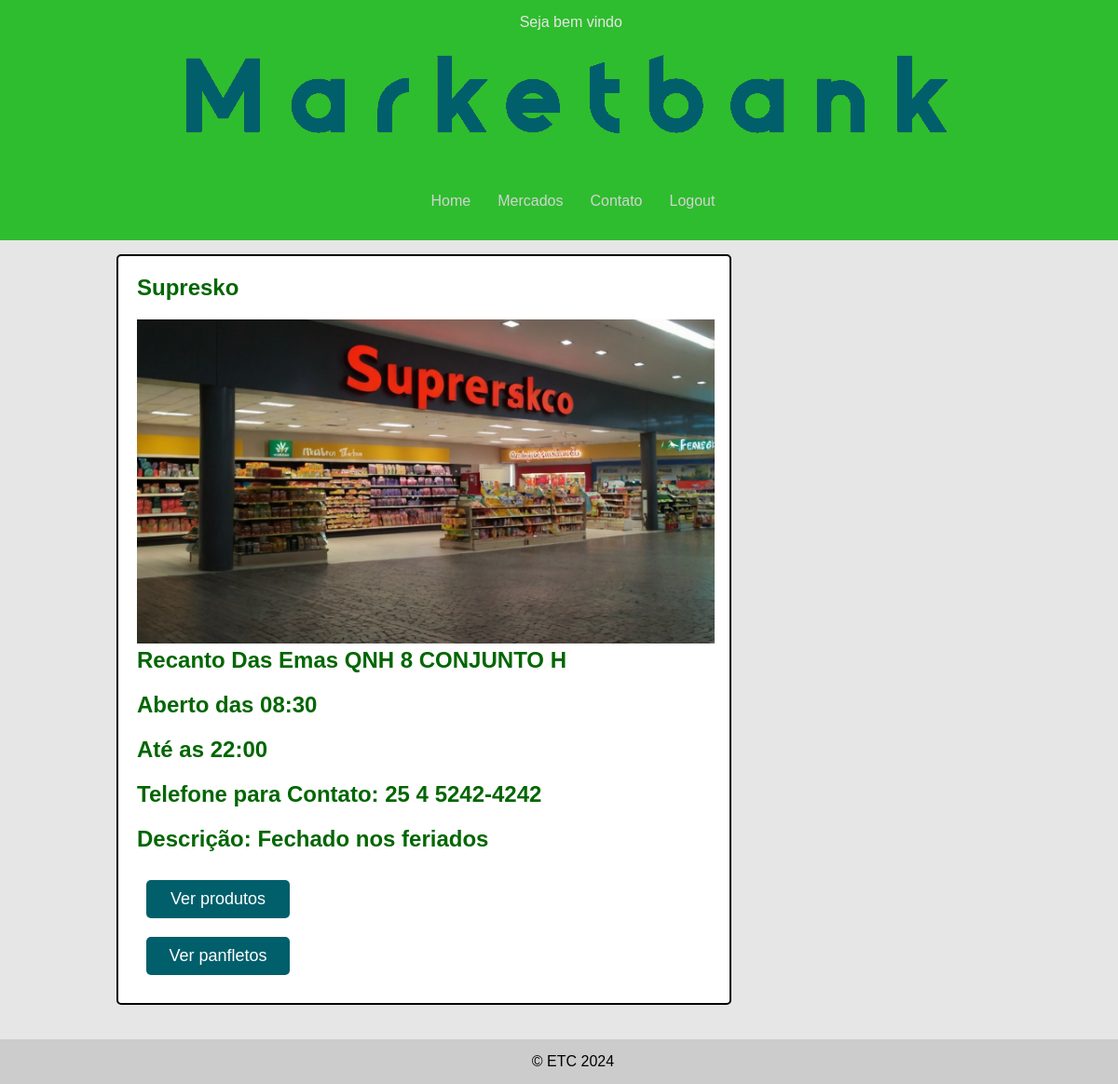
The app's page /home/verPerfilMercado.php?id_mercado=1 with its own data.
### tables this page shows
CREATE TABLE IF NOT EXISTS `mercado` (
  `id_mercado` INT(11) NOT NULL AUTO_INCREMENT,
  `nomeMerc` VARCHAR(255) NOT NULL,
  `regiaoadm` VARCHAR(45) NOT NULL,
  `endereco` VARCHAR(255) NOT NULL,
  `horarioAbert` TIME NOT NULL,
  `horarioFecha` TIME NOT NULL,
  `telefone` VARCHAR(11) NOT NULL,
  `cnpj` VARCHAR(20) NOT NULL,
  `imagem` VARCHAR(120) NOT NULL,
  `descricao` TEXT NULL DEFAULT NULL,
  `id_dono` INT(11) NOT NULL,
  `compras` ENUM('sim', 'nao') NOT NULL,
  PRIMARY KEY (`id_mercado`),
  INDEX `id_dono` (`id_dono` ASC) ,
  CONSTRAINT `mercado_ibfk_1`
    FOREIGN KEY (`id_dono`)
    REFERENCES `usuario` (`id_usuario`));

### model/mercadoDAO.php (called while the page is built, shortened)
<?php
class mercadoDAO
{
    private $conn;
    public function __construct($conn)
    {
        $this->conn = $conn;
    }
    public function getMercadoById($id_mercado)
    {
        $query = "SELECT * FROM mercado WHERE id_mercado = :id_mercado";
        $stmt = $this->conn->prepare($query);
        $stmt->bindValue(':id_mercado', $id_mercado, PDO::PARAM_INT);
        if ($stmt->execute()) {
            return $stmt->fetch(PDO::FETCH_ASSOC);
        } else {
            return "ocorreu um erro " . $stmt->errorInfo();
        }
    }
}

### func/func.php (called while the page is built, shortened)
<?php
function formatarTelefone($numero) {
    $ddd = substr($numero, 0, 2);
    $prefixo = substr($numero, 2, 1);
    $parte1 = substr($numero, 3, 4);
    $parte2 = substr($numero, 7, 4);
    $numeroFormatado = $ddd . " " . $prefixo . " " . $parte1 . "-" . $parte2;
    return $numeroFormatado;
}

### home/verPerfilMercado.php (the view, shortened to what this page needs)
<?php
require_once '../cadastro/cadastro.php';
require_once '../func/func.php';
require_once '../model/mercadoDAO.php';
$mercadoDAO = new mercadoDAO($conn);
if (usuarioEstaLogado()) {
    $infmercado = $mercadoDAO->getMercadoById($_SESSION['usuario']['verMercado']);
}
require_once '../inc/cabecalho.php';
?>
<div class="wrapper">
<div id="area-principal">
    <div id="area-postagens">
        <div class="postagem">
            <h2><?= ucwords($infmercado['nomeMerc']) ?></h2>
            <img src="../cadastro/uploads/<?= $infmercado['imagem'] ?>" width="620px" alt="foto mercado">
            <h2><?= ucwords($infmercado['regiaoadm']) ?>
            <?= strtoupper($infmercado['endereco']) ?> </h2>
            <h2>Aberto das <?= date('H:i', strtotime($infmercado['horarioAbert'])) ?> </h2>
            <h2> Até as <?= date('H:i', strtotime($infmercado['horarioFecha'])) ?> </h2>
            <h2> Telefone para Contato: <?= formatarTelefone($infmercado['telefone']) ?> </h2>
            <h2>Descrição: <?= ($infmercado['descricao']) ?></h2>
            <form action="../CRUD/read-prodCliente.php" method="POST">
                <button type="submit" class="button_padrao">Ver produtos</button>
            </form>
            <form action="../CRUD/read-panf.php" method="POST">
                <button type="submit" class="button_padrao">Ver panfletos</button>
            </form>
        </div>
    </div>
</div>
    <?php require_once '../inc/rodape.php'; ?>

### css/style.css (style rules this page uses)
* { margin: 0; padding: 0; }
html, body { width: 100%; height: 100%; font-size: 1em; font-family: "Trebuchet MS", Helvetica, sans-serif; background: #e6e6e6; overflow-y: scroll; overflow-x: hidden; }
.wrapper { display: flex; flex-direction: column; min-height: 75vh; }
#area-principal { width: 950px; margin: 0 auto; padding: 15px; }
.postagem h2 { color: rgb(2, 102, 2); }
#area-postagens { margin: 0 auto; width: 660px; float: left; margin-bottom: 15px; }
.postagem { margin: 0 auto; padding: 20px; background: white; margin-bottom: 7px; word-wrap: break-word; border: 2.5px solid black; border-radius: 5px; }
h2 { color: lightgreen; }
.postagem img { justify-content: center; text-align: center; }
h2 { margin-bottom: 20px; }
.button_padrao { font-size: 18px; padding: 10px; width: 25%; background-color: #005f6b; color: #fff; border: none; border-radius: 5px; cursor: pointer; margin:10px; }
.postagem .button_padrao { flex-wrap: wrap; margin: 10px; align-items: center; justify-content: center; }

### records on screen
mercado: nomeMerc "Supresko", imagem (picture), regiaoadm "Recanto Das Emas", endereco "QNH 8 CONJUNTO H", horarioAbert "08:30", horarioFecha "22:00", telefone "25 4 5242-4242", descricao "Fechado nos feriados"
